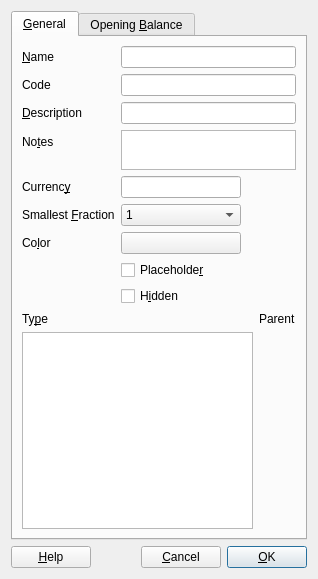
<?xml version="1.0" encoding="UTF-8"?>
<ui version="4.0">
 <class>NewDialog</class>
 <widget class="QDialog" name="NewDialog">
  <property name="geometry">
   <rect>
    <x>0</x>
    <y>0</y>
    <width>318</width>
    <height>579</height>
   </rect>
  </property>
  <property name="sizePolicy">
   <sizepolicy hsizetype="Preferred" vsizetype="Preferred">
    <horstretch>0</horstretch>
    <verstretch>0</verstretch>
   </sizepolicy>
  </property>
  <property name="minimumSize">
   <size>
    <width>0</width>
    <height>0</height>
   </size>
  </property>
  <property name="windowTitle">
   <string>New Account</string>
  </property>
  <property name="sizeGripEnabled">
   <bool>false</bool>
  </property>
  <property name="modal">
   <bool>false</bool>
  </property>
  <layout class="QVBoxLayout" name="verticalLayout_2">
   <item>
    <widget class="QTabWidget" name="tabWidget">
     <property name="sizePolicy">
      <sizepolicy hsizetype="Preferred" vsizetype="Preferred">
       <horstretch>0</horstretch>
       <verstretch>0</verstretch>
      </sizepolicy>
     </property>
     <property name="tabShape">
      <enum>QTabWidget::Rounded</enum>
     </property>
     <property name="currentIndex">
      <number>0</number>
     </property>
     <property name="elideMode">
      <enum>Qt::ElideMiddle</enum>
     </property>
     <widget class="QWidget" name="general">
      <attribute name="title">
       <string>&amp;General</string>
      </attribute>
      <layout class="QFormLayout" name="formLayout">
       <item row="0" column="0">
        <widget class="QLabel" name="label_7">
         <property name="text">
          <string>&amp;Name</string>
         </property>
         <property name="buddy">
          <cstring>lineEditName</cstring>
         </property>
        </widget>
       </item>
       <item row="0" column="1">
        <widget class="QLineEdit" name="lineEditName">
         <property name="sizePolicy">
          <sizepolicy hsizetype="Preferred" vsizetype="Preferred">
           <horstretch>0</horstretch>
           <verstretch>0</verstretch>
          </sizepolicy>
         </property>
        </widget>
       </item>
       <item row="1" column="0">
        <widget class="QLabel" name="label_3">
         <property name="text">
          <string>Code</string>
         </property>
         <property name="buddy">
          <cstring>lineEditCode</cstring>
         </property>
        </widget>
       </item>
       <item row="1" column="1">
        <widget class="QLineEdit" name="lineEditCode">
         <property name="sizePolicy">
          <sizepolicy hsizetype="Preferred" vsizetype="Preferred">
           <horstretch>0</horstretch>
           <verstretch>0</verstretch>
          </sizepolicy>
         </property>
        </widget>
       </item>
       <item row="2" column="0">
        <widget class="QLabel" name="label_6">
         <property name="text">
          <string>&amp;Description</string>
         </property>
         <property name="buddy">
          <cstring>lineEditDescription</cstring>
         </property>
        </widget>
       </item>
       <item row="2" column="1">
        <widget class="QLineEdit" name="lineEditDescription">
         <property name="sizePolicy">
          <sizepolicy hsizetype="Preferred" vsizetype="Preferred">
           <horstretch>0</horstretch>
           <verstretch>0</verstretch>
          </sizepolicy>
         </property>
        </widget>
       </item>
       <item row="3" column="0">
        <widget class="QLabel" name="label_8">
         <property name="text">
          <string>No&amp;tes</string>
         </property>
         <property name="buddy">
          <cstring>textEdit</cstring>
         </property>
        </widget>
       </item>
       <item row="5" column="0">
        <widget class="QLabel" name="label_5">
         <property name="text">
          <string>Currenc&amp;y</string>
         </property>
         <property name="buddy">
          <cstring>lineEditCurrency</cstring>
         </property>
        </widget>
       </item>
       <item row="5" column="1">
        <widget class="QLineEdit" name="lineEditCurrency">
         <property name="sizePolicy">
          <sizepolicy hsizetype="Fixed" vsizetype="Preferred">
           <horstretch>0</horstretch>
           <verstretch>0</verstretch>
          </sizepolicy>
         </property>
         <property name="minimumSize">
          <size>
           <width>120</width>
           <height>0</height>
          </size>
         </property>
        </widget>
       </item>
       <item row="6" column="0">
        <widget class="QLabel" name="label_9">
         <property name="text">
          <string>Smallest &amp;Fraction</string>
         </property>
         <property name="buddy">
          <cstring>comboSmallestFraction</cstring>
         </property>
        </widget>
       </item>
       <item row="6" column="1">
        <widget class="QComboBox" name="comboSmallestFraction">
         <property name="sizePolicy">
          <sizepolicy hsizetype="Fixed" vsizetype="Preferred">
           <horstretch>0</horstretch>
           <verstretch>0</verstretch>
          </sizepolicy>
         </property>
         <property name="minimumSize">
          <size>
           <width>120</width>
           <height>0</height>
          </size>
         </property>
         <property name="currentText">
          <string>1</string>
         </property>
         <item>
          <property name="text">
           <string>1</string>
          </property>
         </item>
         <item>
          <property name="text">
           <string>1/10</string>
          </property>
         </item>
         <item>
          <property name="text">
           <string>1/100</string>
          </property>
         </item>
         <item>
          <property name="text">
           <string>1/1000</string>
          </property>
         </item>
         <item>
          <property name="text">
           <string>1/10000</string>
          </property>
         </item>
        </widget>
       </item>
       <item row="7" column="0">
        <widget class="QLabel" name="label_4">
         <property name="text">
          <string>Co&amp;lor</string>
         </property>
         <property name="buddy">
          <cstring>btnColor</cstring>
         </property>
        </widget>
       </item>
       <item row="7" column="1">
        <widget class="QPushButton" name="btnColor">
         <property name="sizePolicy">
          <sizepolicy hsizetype="Fixed" vsizetype="Preferred">
           <horstretch>0</horstretch>
           <verstretch>0</verstretch>
          </sizepolicy>
         </property>
         <property name="minimumSize">
          <size>
           <width>120</width>
           <height>0</height>
          </size>
         </property>
         <property name="text">
          <string/>
         </property>
         <property name="autoDefault">
          <bool>false</bool>
         </property>
        </widget>
       </item>
       <item row="8" column="1">
        <widget class="QCheckBox" name="chkBoxPlaceholder">
         <property name="text">
          <string>Placeholde&amp;r</string>
         </property>
        </widget>
       </item>
       <item row="9" column="1">
        <widget class="QCheckBox" name="chkBoxHidden">
         <property name="text">
          <string>H&amp;idden</string>
         </property>
        </widget>
       </item>
       <item row="10" column="0" colspan="2">
        <layout class="QGridLayout" name="gridLayout">
         <item row="1" column="0">
          <widget class="QListWidget" name="listWidget">
           <property name="sizePolicy">
            <sizepolicy hsizetype="Fixed" vsizetype="Expanding">
             <horstretch>0</horstretch>
             <verstretch>0</verstretch>
            </sizepolicy>
           </property>
           <property name="minimumSize">
            <size>
             <width>60</width>
             <height>0</height>
            </size>
           </property>
           <property name="accessibleName">
            <string/>
           </property>
           <property name="currentRow">
            <number>-1</number>
           </property>
           <property name="sortingEnabled">
            <bool>false</bool>
           </property>
          </widget>
         </item>
         <item row="0" column="0">
          <widget class="QLabel" name="label">
           <property name="sizePolicy">
            <sizepolicy hsizetype="Preferred" vsizetype="Preferred">
             <horstretch>0</horstretch>
             <verstretch>0</verstretch>
            </sizepolicy>
           </property>
           <property name="text">
            <string>Ty&amp;pe</string>
           </property>
           <property name="buddy">
            <cstring>listWidget</cstring>
           </property>
          </widget>
         </item>
         <item row="0" column="1">
          <widget class="QLabel" name="label_2">
           <property name="sizePolicy">
            <sizepolicy hsizetype="Preferred" vsizetype="Preferred">
             <horstretch>0</horstretch>
             <verstretch>0</verstretch>
            </sizepolicy>
           </property>
           <property name="text">
            <string>Parent</string>
           </property>
          </widget>
         </item>
        </layout>
       </item>
       <item row="3" column="1">
        <widget class="QPlainTextEdit" name="textEdit">
         <property name="sizePolicy">
          <sizepolicy hsizetype="Preferred" vsizetype="Maximum">
           <horstretch>0</horstretch>
           <verstretch>0</verstretch>
          </sizepolicy>
         </property>
         <property name="minimumSize">
          <size>
           <width>0</width>
           <height>0</height>
          </size>
         </property>
         <property name="maximumSize">
          <size>
           <width>16777215</width>
           <height>40</height>
          </size>
         </property>
        </widget>
       </item>
      </layout>
     </widget>
     <widget class="QWidget" name="openingBalance">
      <attribute name="title">
       <string>Opening &amp;Balance</string>
      </attribute>
      <layout class="QGridLayout" name="gridLayout_3">
       <item row="0" column="0">
        <layout class="QFormLayout" name="formLayout_2">
         <property name="fieldGrowthPolicy">
          <enum>QFormLayout::FieldsStayAtSizeHint</enum>
         </property>
         <item row="0" column="0">
          <widget class="QLabel" name="label_10">
           <property name="sizePolicy">
            <sizepolicy hsizetype="Preferred" vsizetype="Preferred">
             <horstretch>0</horstretch>
             <verstretch>0</verstretch>
            </sizepolicy>
           </property>
           <property name="text">
            <string>&amp;Balance</string>
           </property>
           <property name="buddy">
            <cstring>lineEditBalance</cstring>
           </property>
          </widget>
         </item>
         <item row="0" column="1">
          <widget class="QLineEdit" name="lineEditBalance">
           <property name="sizePolicy">
            <sizepolicy hsizetype="Fixed" vsizetype="Preferred">
             <horstretch>0</horstretch>
             <verstretch>0</verstretch>
            </sizepolicy>
           </property>
           <property name="minimumSize">
            <size>
             <width>120</width>
             <height>0</height>
            </size>
           </property>
          </widget>
         </item>
         <item row="1" column="0">
          <widget class="QLabel" name="label_11">
           <property name="text">
            <string>&amp;Date</string>
           </property>
           <property name="buddy">
            <cstring>dateEditDate</cstring>
           </property>
          </widget>
         </item>
         <item row="1" column="1">
          <widget class="QDateEdit" name="dateEditDate">
           <property name="sizePolicy">
            <sizepolicy hsizetype="Preferred" vsizetype="Preferred">
             <horstretch>0</horstretch>
             <verstretch>0</verstretch>
            </sizepolicy>
           </property>
           <property name="minimumSize">
            <size>
             <width>120</width>
             <height>0</height>
            </size>
           </property>
           <property name="currentSection">
            <enum>QDateTimeEdit::MonthSection</enum>
           </property>
           <property name="displayFormat">
            <string>M/d/yyyy</string>
           </property>
           <property name="calendarPopup">
            <bool>true</bool>
           </property>
           <property name="timeSpec">
            <enum>Qt::LocalTime</enum>
           </property>
          </widget>
         </item>
        </layout>
       </item>
       <item row="1" column="0">
        <spacer name="verticalSpacer">
         <property name="orientation">
          <enum>Qt::Vertical</enum>
         </property>
         <property name="sizeType">
          <enum>QSizePolicy::Fixed</enum>
         </property>
         <property name="sizeHint" stdset="0">
          <size>
           <width>20</width>
           <height>20</height>
          </size>
         </property>
        </spacer>
       </item>
       <item row="2" column="0">
        <widget class="QGroupBox" name="groupBox">
         <property name="sizePolicy">
          <sizepolicy hsizetype="Preferred" vsizetype="Preferred">
           <horstretch>0</horstretch>
           <verstretch>0</verstretch>
          </sizepolicy>
         </property>
         <property name="font">
          <font>
           <weight>50</weight>
           <bold>false</bold>
          </font>
         </property>
         <property name="title">
          <string>Initial Balance Transfer</string>
         </property>
         <property name="flat">
          <bool>false</bool>
         </property>
         <layout class="QVBoxLayout" name="verticalLayout">
          <property name="sizeConstraint">
           <enum>QLayout::SetDefaultConstraint</enum>
          </property>
          <item>
           <widget class="QRadioButton" name="rBtnOpeningBalance">
            <property name="sizePolicy">
             <sizepolicy hsizetype="Fixed" vsizetype="Preferred">
              <horstretch>0</horstretch>
              <verstretch>0</verstretch>
             </sizepolicy>
            </property>
            <property name="text">
             <string>Use Equity 'Opening Balance' Account</string>
            </property>
            <property name="checked">
             <bool>false</bool>
            </property>
           </widget>
          </item>
          <item>
           <widget class="QRadioButton" name="rBtnSelect">
            <property name="sizePolicy">
             <sizepolicy hsizetype="Fixed" vsizetype="Preferred">
              <horstretch>0</horstretch>
              <verstretch>0</verstretch>
             </sizepolicy>
            </property>
            <property name="text">
             <string>Select Transfer Account</string>
            </property>
            <property name="checked">
             <bool>true</bool>
            </property>
           </widget>
          </item>
         </layout>
        </widget>
       </item>
       <item row="3" column="0">
        <spacer name="verticalSpacer_2">
         <property name="orientation">
          <enum>Qt::Vertical</enum>
         </property>
         <property name="sizeHint" stdset="0">
          <size>
           <width>20</width>
           <height>40</height>
          </size>
         </property>
        </spacer>
       </item>
      </layout>
     </widget>
    </widget>
   </item>
   <item>
    <layout class="QHBoxLayout" name="horizontalLayout">
     <item>
      <widget class="QPushButton" name="btnHelp">
       <property name="sizePolicy">
        <sizepolicy hsizetype="Preferred" vsizetype="Fixed">
         <horstretch>0</horstretch>
         <verstretch>0</verstretch>
        </sizepolicy>
       </property>
       <property name="text">
        <string>&amp;Help</string>
       </property>
      </widget>
     </item>
     <item>
      <spacer name="horizontalSpacer">
       <property name="orientation">
        <enum>Qt::Horizontal</enum>
       </property>
       <property name="sizeHint" stdset="0">
        <size>
         <width>213</width>
         <height>20</height>
        </size>
       </property>
      </spacer>
     </item>
     <item>
      <widget class="QPushButton" name="btnCancel">
       <property name="sizePolicy">
        <sizepolicy hsizetype="Preferred" vsizetype="Fixed">
         <horstretch>0</horstretch>
         <verstretch>0</verstretch>
        </sizepolicy>
       </property>
       <property name="text">
        <string>&amp;Cancel</string>
       </property>
      </widget>
     </item>
     <item>
      <widget class="QPushButton" name="btnOK">
       <property name="sizePolicy">
        <sizepolicy hsizetype="Preferred" vsizetype="Fixed">
         <horstretch>0</horstretch>
         <verstretch>0</verstretch>
        </sizepolicy>
       </property>
       <property name="text">
        <string>&amp;OK</string>
       </property>
       <property name="default">
        <bool>true</bool>
       </property>
      </widget>
     </item>
    </layout>
   </item>
  </layout>
 </widget>
 <resources/>
 <connections/>
</ui>
